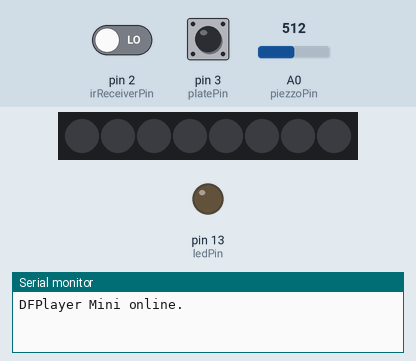
Bench run of a sketch on a simulated Arduino Mega 2560, built with avr-gcc and run on an emulated ATmega2560. Parts: 8 RGB LEDs in strip order, left to right, output pins drawn as LEDs (lit = HIGH), the last lines printed to the serial monitor. The test bench sets the inputs (shaded band); at power-on: pin 3 (platePin) HIGH, pin 2 (irReceiverPin) LOW, A0 (piezzoPin) = 512. The audio player accepts every command and is not drawn; pins used as bus, display or sensor lines are not drawn.

Above: at 1.7 s.
1.8 s: pin 3 (platePin) pulled LOW for 0.15 s
4.9 s: pin 2 (irReceiverPin) driven HIGH
At 7.2 s:
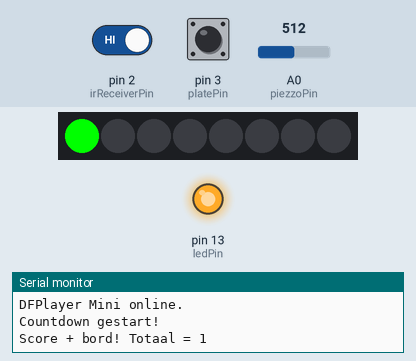
7.9 s: pin 3 (platePin) pulled LOW for 1 s
At 14.2 s:
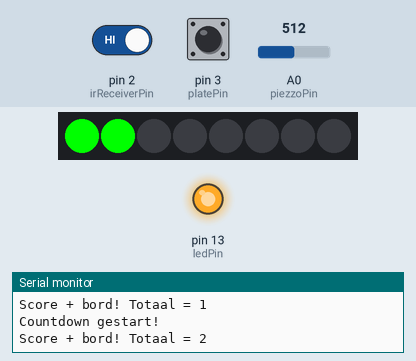
Timing chart, 0 to 15.7 s (numbered marks = the images above; inputs shaded):
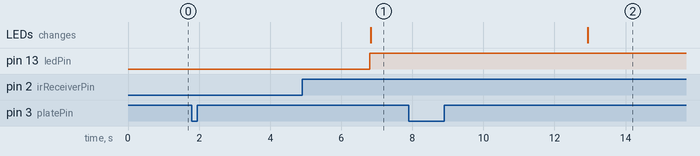

Measured:
- after the input at 4.9 s, pin 13 (ledPin): LOW → HIGH after 1.9 s; the LEDs: change after 1.9 s (image 1)
- after the input at 7.9 s, the LEDs: change after 5.0 s (image 2)

The sketch:

basketball_goal.ino
```cpp
#include <Adafruit_NeoPixel.h>
#include <DFRobotDFPlayerMini.h>

// ---------- Pin definitions ----------
const int irReceiverPin = 2;    // Grove IR receiver
const int ky032VCC      = 4;    // KY-032 IR zender VCC
const int platePin      = 3;    // Startknop
const int ledPin        = 13;   // Indicator LED
const int neoPin        = 6;    // NeoPixel data pin
const int piezzoPin     = A0;   // Piezzo sensor op het bord

// ---------- NeoPixel ----------
const int numPixels = 8;
Adafruit_NeoPixel pixels(numPixels, neoPin, NEO_GRB + NEO_KHZ800);

// ---------- DFPlayer ----------
DFRobotDFPlayerMini myDFPlayer;

// ---------- Game state ----------
bool countdownActive = false;
unsigned long countdownStartTime = 0;
bool beamBroken = false;
bool piezzoHit = false;

int currentPixel = 0;
int score = 0;
int scoreWithoutBoard = 0;

// ---------- Piezzo drempel ----------
const int piezzoThreshold = 100; // afhankelijk van piezzo, moet getest worden

void setup() {
  // ---------- Input/Output ----------
  pinMode(irReceiverPin, INPUT);
  pinMode(ky032VCC, OUTPUT);
  pinMode(platePin, INPUT_PULLUP);
  pinMode(ledPin, OUTPUT);

  // Zet KY-032 zender aan
  digitalWrite(ky032VCC, HIGH);

  // ---------- Serial ----------
  Serial.begin(9600);     // USB serial (debugging)
  Serial1.begin(9600);    // Hardware serial for DFPlayer

  // ---------- NeoPixel ----------
  pixels.begin();
  pixels.clear();
  pixels.show();

  // ---------- DFPlayer ----------
  if (!myDFPlayer.begin(Serial1)) {
    Serial.println("DFPlayer Mini niet gevonden!");
    while (true); // stop als module niet gevonden
  }
  Serial.println("DFPlayer Mini online.");
  myDFPlayer.volume(20); // volume 0-30
}

void loop() {
  // ---------- Lees inputs ----------
  int beamState   = digitalRead(irReceiverPin);
  int startState  = digitalRead(platePin);
  int piezzoValue = analogRead(piezzoPin);

  // ---------- Start countdown ----------
  if (!countdownActive && startState == LOW) {
    countdownActive = true;
    countdownStartTime = millis();
    beamBroken = false;
    piezzoHit = false;
    Serial.println("Countdown gestart!");
  }

  if (countdownActive) {
    // Check IR beam (Grove IR sensor)
    if (beamState == HIGH) {
      beamBroken = true;
    }

    // Check piezzo
    if (piezzoValue > piezzoThreshold) {
      piezzoHit = true;
    }

    // Na 5 seconden countdown
    if (millis() - countdownStartTime >= 5000) {
      if (beamBroken) {
        if (piezzoHit) {
          score++;
          Serial.print("Score + bord! Totaal = ");
          Serial.println(score);

          digitalWrite(ledPin, HIGH);
          pixels.setPixelColor(currentPixel, pixels.Color(0, 255, 0)); // Groen
          myDFPlayer.play(1); // Score geluid
        } else {
          scoreWithoutBoard++;
          Serial.print("Score zonder bord! Totaal = ");
          Serial.println(scoreWithoutBoard);

          digitalWrite(ledPin, LOW);
          pixels.setPixelColor(currentPixel, pixels.Color(255, 0, 0)); // Rood
          myDFPlayer.play(2); // Miss/zonder bord geluid
        }
      } else {
        Serial.println("Miss!");
        digitalWrite(ledPin, LOW);
        pixels.setPixelColor(currentPixel, pixels.Color(0, 0, 255)); // Blauw
        myDFPlayer.play(2); // Miss geluid
      }

      pixels.show();

      // Volgende pixel
      currentPixel++;
      if (currentPixel >= numPixels) currentPixel = 0;

      // Reset countdown
      countdownActive = false;
    }
  }
}
```
